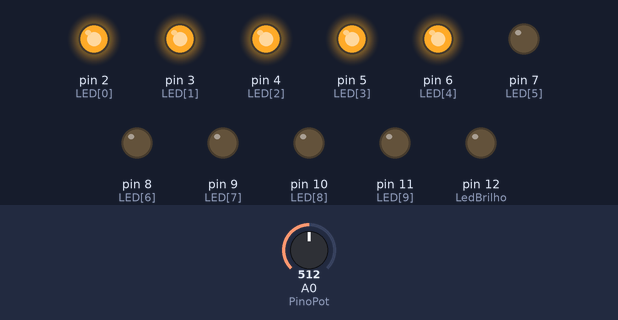
Bench run of a sketch on a simulated Arduino Uno, built with avr-gcc and run on an emulated ATmega328P. On the bench: output pins drawn as LEDs (lit = HIGH). Inputs (shaded band) come from the test bench; at power-on: A0 (PinoPot) = 512. What the sketch prints to the serial monitor is not drawn.

Above: at 1.2 s.
1.3 s: A0 (PinoPot) set to 526
At 2.2 s:
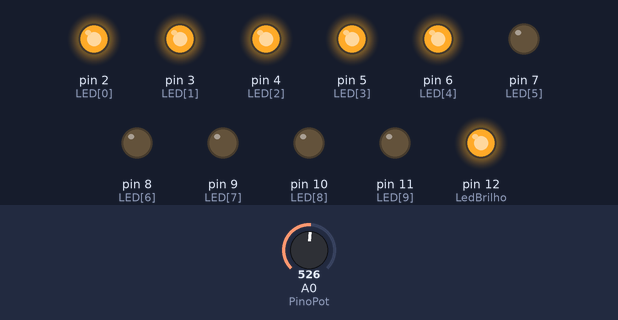
2.8 s: A0 (PinoPot) set to 511
At 3.3 s:
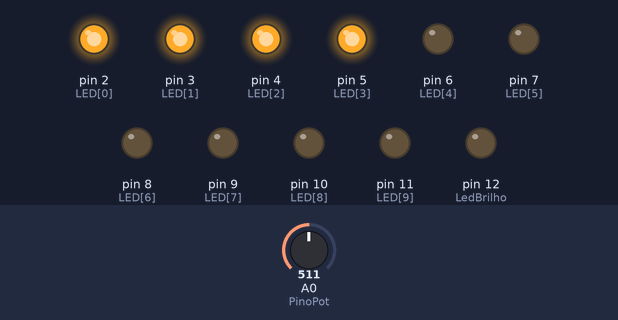
4.3 s: A0 (PinoPot) set to 427
5.8 s: A0 (PinoPot) set to 398
At 6.8 s:
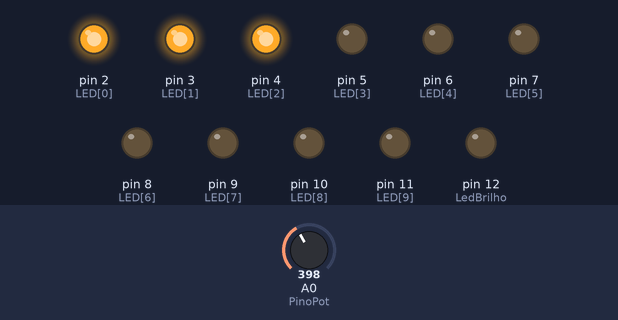
7.3 s: A0 (PinoPot) set to 306
At 7.9 s:
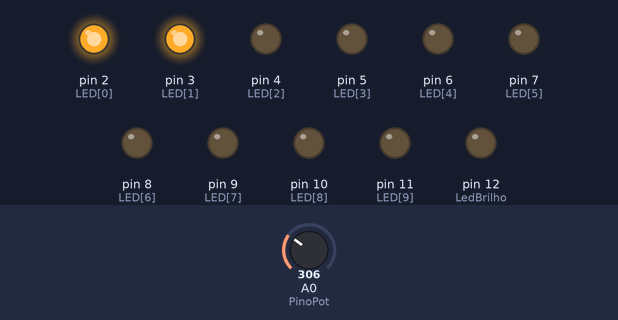
Timing chart, 0 to 9.8 s (numbered marks = the images above; inputs shaded):
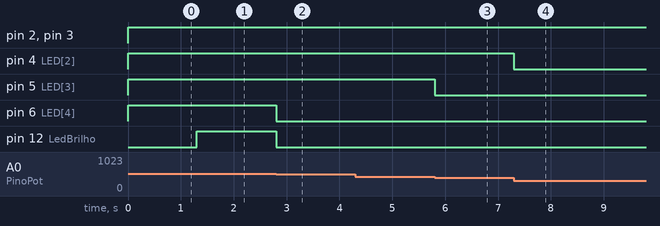

Measured:
- the behaviour switches between 513 and 514 on A0 (PinoPot) (found by bisection; images 0 and 1)
- the behaviour switches between 410 and 409 on A0 (PinoPot) (found by bisection; images 2 and 3)
- after the input at 1.3 s, pin 12 (LedBrilho): LOW → HIGH at once
- after the input at 2.8 s, pin 6 (LED[4]), pin 12 (LedBrilho): HIGH → LOW at once
- after the input at 4.3 s, every drawn part: stays the same
- after the input at 5.8 s, pin 5 (LED[3]): HIGH → LOW at once
- after the input at 7.3 s, pin 4 (LED[2]): HIGH → LOW at once

The sketch:

exerc6.ino
```cpp
const int LED[] = {2,3,4,5,6,7,8,9,10,11};
const int LedBrilho = 12;
const int PinoPot = A0;
int ValorPot = 0;
int pwm = 0;
int pwm2 = 0;

void setup(){
  Serial.begin(9600);
  pinMode(LedBrilho, OUTPUT);
  for(int x = 0; x < 10; x++){
    pinMode(LED[x], OUTPUT);
  }
}

void loop(){
  ValorPot = analogRead(PinoPot);
  pwm = map(ValorPot, 0, 1023, 0, 255);
  analogWrite(LedBrilho, pwm);

  printaPotencia(ValorPot);
  Serial.print(pwm2);
}

void printaPotencia(int intensidade){
  int consumo = 0;
  consumo = map(intensidade, 0, 1023, 0, 10);

  int desligados = 10-consumo;
  for(int x = 0; x < consumo; x++){
    digitalWrite(LED[x], HIGH);
  }

  for(int x = 0; x < desligados; x++){
    digitalWrite(LED[9-x], LOW);
  }
}
```
